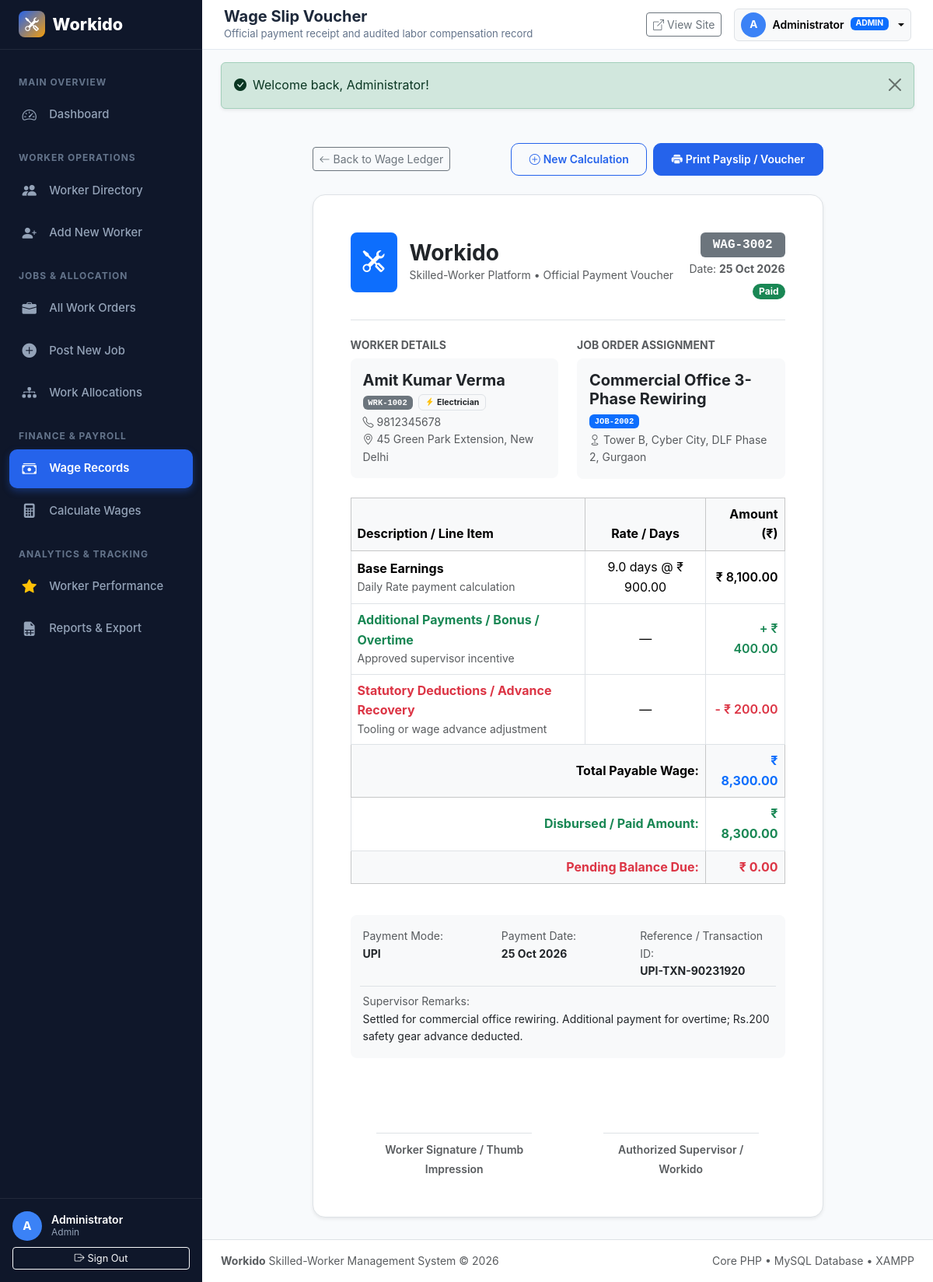
Screenshot of /admin/view_wage.php?id=2 (signed in) with the database file from the repository.
### tables this page shows
CREATE TABLE `wage_records` (
  `id` INT AUTO_INCREMENT PRIMARY KEY,
  `voucher_no` VARCHAR(30) NOT NULL UNIQUE,
  `worker_id` INT NOT NULL,
  `job_id` INT NULL,
  `payment_type` ENUM('Daily Rate', 'Fixed Price') NOT NULL DEFAULT 'Daily Rate',
  `daily_wage` DECIMAL(10,2) NOT NULL DEFAULT 0.00,
  `working_days` DECIMAL(5,1) NOT NULL DEFAULT 0.0,
  `base_amount` DECIMAL(10,2) NOT NULL DEFAULT 0.00,
  `additional_payment` DECIMAL(10,2) NOT NULL DEFAULT 0.00,
  `deductions` DECIMAL(10,2) NOT NULL DEFAULT 0.00,
  `total_payable` DECIMAL(10,2) NOT NULL DEFAULT 0.00,
  `payment_status` ENUM('Pending', 'Paid', 'Partially Paid') NOT NULL DEFAULT 'Pending',
  `amount_paid` DECIMAL(10,2) NOT NULL DEFAULT 0.00,
  `payment_method` ENUM('Cash', 'Bank Transfer', 'UPI', 'Cheque') NOT NULL DEFAULT 'Cash',
  `payment_date` DATE NULL,
  `reference_no` VARCHAR(50) NULL,
  `notes` TEXT NULL,
  `created_by` INT NULL,
  `created_at` DATETIME NOT NULL DEFAULT CURRENT_TIMESTAMP,
  `updated_at` DATETIME NOT NULL DEFAULT CURRENT_TIMESTAMP ON UPDATE CURRENT_TIMESTAMP,
  INDEX `idx_wage_worker` (`worker_id`),
  INDEX `idx_wage_job` (`job_id`),
  INDEX `idx_wage_status` (`payment_status`),
  CONSTRAINT `fk_wage_worker` FOREIGN KEY (`worker_id`) REFERENCES `workers` (`id`) ON DELETE CASCADE,
  CONSTRAINT `fk_wage_job` FOREIGN KEY (`job_id`) REFERENCES `jobs` (`id`) ON DELETE SET NULL,
  CONSTRAINT `fk_wage_user` FOREIGN KEY (`created_by`) REFERENCES `users` (`id`) ON DELETE SET NULL
);

CREATE TABLE `workers` (
  `id` INT AUTO_INCREMENT PRIMARY KEY,
  `worker_code` VARCHAR(20) NOT NULL UNIQUE,
  `full_name` VARCHAR(100) NOT NULL,
  `mobile_number` VARCHAR(20) NOT NULL,
  `email` VARCHAR(100) NULL,
  `address` TEXT NOT NULL,
  `category` ENUM('Carpenter', 'Electrician', 'Plumber', 'Mason') NOT NULL,
  `skills` TEXT NOT NULL,
  `experience_years` DECIMAL(4,1) NOT NULL DEFAULT 0.0,
  `daily_wage` DECIMAL(10,2) NOT NULL DEFAULT 0.00,
  `availability_status` ENUM('Available', 'Assigned', 'On Leave', 'Inactive') NOT NULL DEFAULT 'Available',
  `joining_date` DATE NOT NULL,
  `additional_details` TEXT NULL,
  `created_at` DATETIME NOT NULL DEFAULT CURRENT_TIMESTAMP,
  `updated_at` DATETIME NOT NULL DEFAULT CURRENT_TIMESTAMP ON UPDATE CURRENT_TIMESTAMP,
  INDEX `idx_worker_category` (`category`),
  INDEX `idx_worker_status` (`availability_status`),
  INDEX `idx_worker_code` (`worker_code`)
);

CREATE TABLE `jobs` (
  `id` INT AUTO_INCREMENT PRIMARY KEY,
  `job_code` VARCHAR(20) NOT NULL UNIQUE,
  `title` VARCHAR(150) NOT NULL,
  `category` ENUM('Carpenter', 'Electrician', 'Plumber', 'Mason') NOT NULL,
  `description` TEXT NOT NULL,
  `location` VARCHAR(255) NOT NULL,
  `start_date` DATE NOT NULL,
  `expected_completion_date` DATE NOT NULL,
  `actual_completion_date` DATE NULL,
  `payment_type` ENUM('Daily Rate', 'Fixed Price') NOT NULL DEFAULT 'Daily Rate',
  `agreed_wage` DECIMAL(10,2) NOT NULL DEFAULT 0.00,
  `status` ENUM('Pending', 'Assigned', 'In Progress', 'Completed', 'Cancelled') NOT NULL DEFAULT 'Pending',
  `client_name` VARCHAR(100) NULL,
  `client_contact` VARCHAR(30) NULL,
  `customer_id` INT NULL,
  `notes` TEXT NULL,
  `created_by` INT NULL,
  `created_at` DATETIME NOT NULL DEFAULT CURRENT_TIMESTAMP,
  `updated_at` DATETIME NOT NULL DEFAULT CURRENT_TIMESTAMP ON UPDATE CURRENT_TIMESTAMP,
  INDEX `idx_job_status` (`status`),
  INDEX `idx_job_category` (`category`),
  INDEX `idx_job_code` (`job_code`),
  INDEX `idx_job_customer` (`customer_id`),
  CONSTRAINT `fk_jobs_customer` FOREIGN KEY (`customer_id`) REFERENCES `users` (`id`) ON DELETE SET NULL,
  CONSTRAINT `fk_jobs_creator` FOREIGN KEY (`created_by`) REFERENCES `users` (`id`) ON DELETE SET NULL
);

### admin/view_wage.php (the view, shortened to what the rows shown need)
<?php
require_once __DIR__ . '/../includes/admin_header.php';
$pdo = getDBConnection();
$wageId = (int)($_GET['id'] ?? 0);
$stmt = $pdo->prepare("
    SELECT wr.*,
           w.full_name as worker_name, w.worker_code, w.category as worker_category,
           w.mobile_number, w.address as worker_address,
           j.job_code, j.title as job_title, j.location as job_location
    FROM wage_records wr
    JOIN workers w ON wr.worker_id = w.id
    LEFT JOIN jobs j ON wr.job_id = j.id
    WHERE wr.id = ?
    LIMIT 1
");
$stmt->execute([$wageId]);
$wage = $stmt->fetch();
$balanceDue = max(0, (float)$wage['total_payable'] - (float)$wage['amount_paid']);
?>
<div class="row justify-content-center">
    <div class="col-lg-9">
        <div class="card border shadow-sm rounded-4 p-4 p-md-5 bg-white">
            <div class="d-flex flex-column flex-sm-row justify-content-between align-items-start border-bottom pb-4 mb-4">
                <div class="text-sm-end">
                    <span class="badge bg-secondary font-monospace fs-6 px-3 py-2 mb-1 d-inline-block"><?= e($wage['voucher_no']) ?></span>
                    <div class="small text-muted">Date: <strong><?= formatDate($wage['payment_date'] ?: $wage['created_at']) ?></strong></div>
                    <div class="mt-1"><?= getPaymentStatusBadge($wage['payment_status']) ?></div>
                </div>
            </div>
            <div class="row g-4 mb-4">
                <div class="col-sm-6">
                    <div class="p-3 bg-light rounded-3">
                        <h5 class="fw-bold text-dark mb-1"><?= e($wage['worker_name']) ?></h5>
                        <div class="small text-muted mb-1">
                            <span class="badge bg-secondary font-monospace me-1"><?= e($wage['worker_code']) ?></span>
                            <?= getCategoryBadge($wage['worker_category']) ?>
                        </div>
                        <div class="small text-muted"><i class="bi bi-telephone me-1"></i><?= e($wage['mobile_number']) ?></div>
                        <div class="small text-muted"><i class="bi bi-geo-alt me-1"></i><?= e($wage['worker_address']) ?></div>
                    </div>
                </div>
                <div class="col-sm-6">
                    <div class="p-3 bg-light rounded-3">
                        <?php if ($wage['job_id']): ?>
                            <h5 class="fw-bold text-dark mb-1"><?= e($wage['job_title']) ?></h5>
                            <div class="small text-muted mb-1">
                                <span class="badge bg-primary font-monospace"><?= e($wage['job_code']) ?></span>
                            </div>
                            <div class="small text-muted"><i class="bi bi-geo me-1"></i><?= e($wage['job_location']) ?></div>
                        <?php else: ?>
                            <h5 class="fw-bold text-dark mb-1">Direct Labor Settlement</h5>
                            <span class="text-muted small">Ad-hoc workshop maintenance or direct task</span>
                        <?php endif; ?>
                    </div>
                </div>
            </div>
            <div class="table-responsive mb-4">
                <table class="table table-bordered align-middle">
                    <thead class="table-light">
                        <tr>
                            <th>Description / Line Item</th>
                            <th class="text-center">Rate / Days</th>
                            <th class="text-end">Amount (₹)</th>
                        </tr>
                    </thead>
                    <tbody>
                        <tr>
                            <td>
                                <strong>Base Earnings</strong>
                                <small class="text-muted d-block"><?= e($wage['payment_type']) ?> payment calculation</small>
                            </td>
                            <td class="text-center">
                                <?php if ($wage['payment_type'] === 'Daily Rate'): ?>
                                    <?= e($wage['working_days']) ?> days @ <?= formatCurrency($wage['daily_wage']) ?>
                                <?php else: ?>
                                    Agreed Fixed Contract
                                <?php endif; ?>
                            </td>
                            <td class="text-end fw-semibold"><?= formatCurrency($wage['base_amount']) ?></td>
                        </tr>
                        <?php if ((float)$wage['additional_payment'] > 0): ?>
                            <tr>
                                <td>
                                    <strong class="text-success">Additional Payments / Bonus / Overtime</strong>
                                    <small class="text-muted d-block">Approved supervisor incentive</small>
                                </td>
                                <td class="text-center">—</td>
                                <td class="text-end text-success fw-semibold">+ <?= formatCurrency($wage['additional_payment']) ?></td>
                            </tr>
                        <?php endif; ?>
                        <?php if ((float)$wage['deductions'] > 0): ?>
                            <tr>
                                <td>
                                    <strong class="text-danger">Statutory Deductions / Advance Recovery</strong>
                                    <small class="text-muted d-block">Tooling or wage advance adjustment</small>
                                </td>
                                <td class="text-center">—</td>
                                <td class="text-end text-danger fw-semibold">- <?= formatCurrency($wage['deductions']) ?></td>
                            </tr>
                        <?php endif; ?>
                        <tr class="table-light fw-bold fs-6">
                            <td colspan="2" class="text-end">Total Payable Wage:</td>
                            <td class="text-end text-primary"><?= formatCurrency($wage['total_payable']) ?></td>
                        </tr>
                        <tr>
                            <td colspan="2" class="text-end text-success fw-bold">Disbursed / Paid Amount:</td>
                            <td class="text-end text-success fw-bold"><?= formatCurrency($wage['amount_paid']) ?></td>
                        </tr>
                        <tr class="table-light">
                            <td colspan="2" class="text-end fw-bold text-danger">Pending Balance Due:</td>
                            <td class="text-end fw-bold text-danger"><?= formatCurrency($balanceDue) ?></td>
                        </tr>
                    </tbody>
                </table>
            </div>
            <div class="p-3 bg-light rounded-3 mb-4 small">
                <div class="row g-2">
                    <div class="col-sm-4">
                        <span class="text-muted">Payment Mode:</span>
                        <strong class="d-block text-dark"><?= e($wage['payment_method']) ?></strong>
                    </div>
                    <div class="col-sm-4">
                        <span class="text-muted">Payment Date:</span>
                        <strong class="d-block text-dark"><?= formatDate($wage['payment_date']) ?></strong>
                    </div>
                    <div class="col-sm-4">
                        <span class="text-muted">Reference / Transaction ID:</span>
                        <strong class="d-block text-dark"><?= $wage['reference_no'] ? e($wage['reference_no']) : 'N/A' ?></strong>
                    </div>
                    <?php if ($wage['notes']): ?>
                        <div class="col-12 mt-2 pt-2 border-top">
                            <span class="text-muted">Supervisor Remarks:</span>
                            <span class="text-dark d-block"><?= e($wage['notes']) ?></span>
                        </div>
                    <?php endif; ?>
                </div>
            </div>
        </div>
    </div>
</div>
<?php include __DIR__ . '/../includes/admin_footer.php'; ?>

### config/functions.php (shortened to what the rows shown need)
<?php
function e(?string $string): string {
    return htmlspecialchars((string)($string ?? ''), ENT_QUOTES, 'UTF-8');
}
function formatCurrency($amount): string {
    $num = is_numeric($amount) ? (float)$amount : 0.00;
    return '₹ ' . number_format($num, 2);
}
function formatDate(?string $dateStr, string $format = 'd M Y'): string {
    try {
        $dt = new DateTime($dateStr);
        return $dt->format($format);
    } catch (Exception $e) {
        return '—';
    }
}
function getPaymentStatusBadge(string $status): string {
    $badgeClass = match ($status) {
        'Paid'           => 'bg-success text-white',
        'Partially Paid' => 'bg-warning text-dark',
        'Pending'        => 'bg-danger text-white',
        default          => 'bg-secondary text-white'
    };
    return '<span class="badge ' . $badgeClass . ' px-2 py-1 rounded-pill">' . e($status) . '</span>';
}
function getCategoryBadge(string $category): string {
    $icon = match ($category) {
        'Carpenter'   => '<i class="bi bi-hammer me-1 text-amber"></i>',
        'Electrician' => '<i class="bi bi-lightning-charge-fill me-1 text-warning"></i>',
        'Plumber'     => '<i class="bi bi-droplet-fill me-1 text-primary"></i>',
        'Mason'       => '<i class="bi bi-bricks me-1 text-danger"></i>',
        default       => '<i class="bi bi-tools me-1"></i>'
    };
    return '<span class="badge bg-light text-dark border px-2 py-1">' . $icon . e($category) . '</span>';
}

### rows the page displays
wage_records: voucher_no "WAG-3002", payment_date "25 Oct 2026", payment_status "Paid", worker.full_name "Amit Kumar Verma", worker.worker_code "WRK-1002", worker.category "Electrician", worker.mobile_number "9812345678", worker.address "45 Green Park Extension, New Delhi", job.title "Commercial Office 3-Phase Rewiring", job.job_code "JOB-2002", job.location "Tower B, Cyber City, DLF Phase 2, Gurgaon", payment_type "Daily Rate", working_days "9.0", daily_wage "₹ 900.00", base_amount "₹ 8,100.00", additional_payment "₹ 400.00", deductions "₹ 200.00", total_payable "₹ 8,300.00", amount_paid "₹ 8,300.00", formatCurrency($balanceDue) "₹ 0.00", payment_method "UPI", reference_no "UPI-TXN-90231920", notes "Settled for commercial office rewiring. Additional payment for overtime; Rs.200 safety gear advance deducted."

### other values shown
substr($user['full_name'] ?? 'A', 0, 1) "A"
$user['full_name'] "Administrator"
$user['role'] "Admin"
$pageTitle "Wage Slip Voucher"
$pageSubtitle "Official payment receipt and audited labor compensation record"
$user['role'] "ADMIN"
$message "Welcome back, Administrator!"
